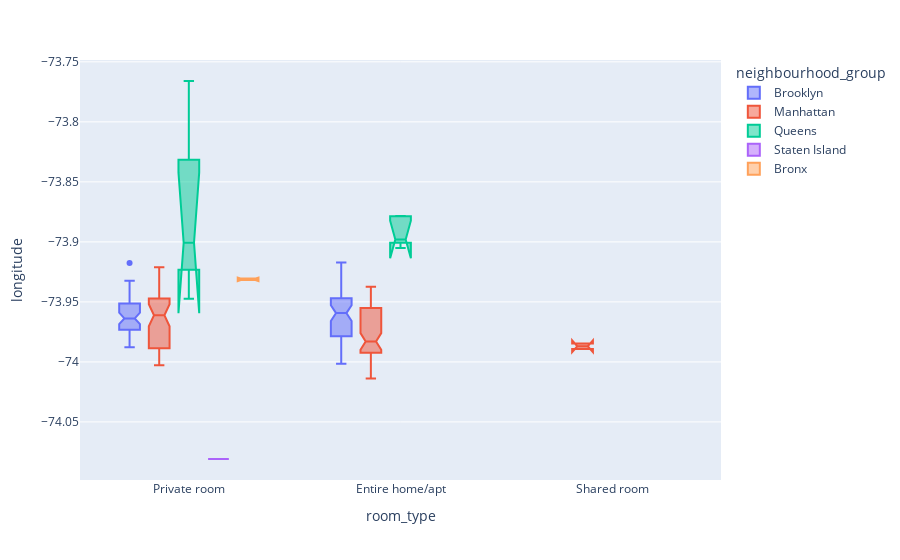

Notebook cell for this chart:
### Code cell
# the data print neighbourhood group
fig=px.box(Air,x='room_type',y='longitude',color='neighbourhood_group',notched=True)
fig.show()

### Figure 1 — Plotly figure (JSON) as saved in the notebook; plotly's stock layout.template omitted (floating-point values rounded to 4 significant figures)
{"data": [{"alignmentgroup": "True", "hovertemplate": "neighbourhood_group=Brooklyn<br>room_type=%{x}<br>longitude=%{y}<extra></extra>", "legendgroup": "Brooklyn", "marker": {"color": "#636efa"}, "name": "Brooklyn", "notched": true, "offsetgroup": "Brooklyn", "orientation": "v", "showlegend": true, "type": "box", "x": ["Private room", "Entire home/apt", "Private room", "Private room", "Entire home/apt", "Entire home/apt", "Entire home/apt", "Entire home/apt", "Private room", "Private room", "Private room", "Entire home/apt", "Private room", "Private room", "Private room", "Private room", "Private room", "Entire home/apt", "Private room", "Entire home/apt", "Private room", "Entire home/apt", "Entire home/apt", "Entire home/apt", "Private room", "Private room", "Entire home/apt", "Entire home/apt", "Entire home/apt", "Private room", "Private room", "Entire home/apt", "Private room", "Entire home/apt", "Entire home/apt", "Private room", "Private room", "Private room", "Entire home/apt", "Entire home/apt", "Entire home/apt", "Private room", "Private room", "Entire home/apt", "Private room", "Entire home/apt", "Entire home/apt", "Entire home/apt", "Entire home/apt", "Entire home/apt", "Private room", "Entire home/apt", "Entire home/apt", "Entire home/apt", "Entire home/apt", "Private room", "Entire home/apt", "Entire home/apt", "Private room", "Entire home/apt", "Private room", "Private room", "Private room", "Private room", "Private room", "Private room", "Private room", "Entire home/apt", "Private room", "Entire home/apt", "Entire home/apt", "Entire home/apt", "Entire home/apt", "Entire home/apt", "Entire home/apt", "Private room", "Private room", "Private room", "Private room", "Entire home/apt", "Entire home/apt", "Entire home/apt", "Private room", "Entire home/apt", "Private room", "Entire home/apt", "Private room", "Entire home/apt", "Private room", "Entire home/apt", "Private room", "Private room", "Entire home/apt", "Entire home/apt", "Private room", "Private room", "Entire home/apt", "Entire home/apt", "Private room", "Entire home/apt", "Private room", "Entire home/apt", "Private room", "Private room", "Private room", "Entire home/apt", "Entire home/apt", "Private room", "Entire home/apt", "Entire home/apt", "Entire home/apt"], "x0": " ", "xaxis": "x", "y": [-73.97, -73.96, -73.96, -73.99, -73.95, -73.97, -73.95, -73.96, -73.98, -73.98, -73.98, -73.94, -73.98, -73.94, -73.95, -73.99, -73.94, -73.93, -73.96, -73.98, -73.98, -73.96, -73.96, -73.94, -73.97, -73.94, -73.94, -73.95, -73.96, -73.94, -73.96, -73.96, -73.97, -73.98, -73.97, -73.96, -73.97, -73.96, -73.96, -73.99, -73.96, -73.96, -73.94, -73.97, -73.97, -73.97, -73.96, -73.93, -73.92, -74.0, -73.94, -73.98, -73.92, -73.95, -73.99, -73.97, -73.99, -73.96, -73.99, -73.98, -73.96, -73.96, -73.95, -73.96, -73.95, -73.93, -73.96, -73.94, -73.97, -73.95, -73.95, -73.99, -73.94, -73.94, -73.96, -73.96, -73.97, -73.97, -73.96, -73.97, -73.96, -73.98, -73.95, -73.95, -73.99, -73.99, -73.96, -74.0, -73.92, -73.97, -73.97, -73.98, -73.96, -73.98, -73.95, -73.97, -73.94, -73.99, -73.94, -73.96, -73.97, -73.94, -73.94, -73.95, -73.98, -73.96, -73.99, -73.98, -73.96, -73.95, -73.92], "y0": " ", "yaxis": "y"}, {"alignmentgroup": "True", "hovertemplate": "neighbourhood_group=Manhattan<br>room_type=%{x}<br>longitude=%{y}<extra></extra>", "legendgroup": "Manhattan", "marker": {"color": "#EF553B"}, "name": "Manhattan", "notched": true, "offsetgroup": "Manhattan", "orientation": "v", "showlegend": true, "type": "box", "x": ["Entire home/apt", "Private room", "Entire home/apt", "Entire home/apt", "Private room", "Private room", "Entire home/apt", "Entire home/apt", "Private room", "Private room", "Entire home/apt", "Private room", "Entire home/apt", "Private room", "Entire home/apt", "Private room", "Entire home/apt", "Private room", "Private room", "Private room", "Shared room", "Private room", "Private room", "Entire home/apt", "Entire home/apt", "Entire home/apt", "Private room", "Private room", "Entire home/apt", "Entire home/apt", "Entire home/apt", "Private room", "Private room", "Private room", "Entire home/apt", "Entire home/apt", "Private room", "Private room", "Entire home/apt", "Private room", "Private room", "Entire home/apt", "Entire home/apt", "Private room", "Private room", "Private room", "Entire home/apt", "Private room", "Private room", "Private room", "Private room", "Entire home/apt", "Private room", "Private room", "Entire home/apt", "Entire home/apt", "Entire home/apt", "Entire home/apt", "Entire home/apt", "Entire home/apt", "Entire home/apt", "Entire home/apt", "Entire home/apt", "Private room", "Entire home/apt", "Entire home/apt", "Entire home/apt", "Private room", "Entire home/apt", "Entire home/apt", "Private room", "Private room", "Entire home/apt", "Entire home/apt", "Entire home/apt", "Entire home/apt", "Entire home/apt", "Private room", "Entire home/apt", "Entire home/apt", "Entire home/apt", "Entire home/apt", "Entire home/apt", "Private room", "Private room", "Entire home/apt", "Entire home/apt", "Entire home/apt", "Private room", "Private room", "Private room", "Entire home/apt", "Shared room", "Private room", "Entire home/apt", "Private room", "Private room", "Entire home/apt", "Entire home/apt", "Private room", "Entire home/apt", "Entire home/apt", "Entire home/apt", "Entire home/apt", "Entire home/apt", "Private room", "Private room", "Entire home/apt", "Entire home/apt", "Entire home/apt", "Entire home/apt", "Entire home/apt", "Entire home/apt", "Private room", "Private room", "Entire home/apt", "Entire home/apt", "Entire home/apt", "Entire home/apt", "Entire home/apt", "Private room", "Private room", "Entire home/apt", "Entire home/apt"], "x0": " ", "xaxis": "x", "y": [-73.98, -73.94, -73.94, -73.97, -73.98, -73.97, -73.99, -73.97, -73.99, -73.96, -74.01, -74.0, -73.95, -73.93, -73.99, -73.92, -73.99, -73.95, -73.95, -73.95, -73.99, -73.98, -73.98, -73.94, -73.97, -73.98, -73.99, -73.99, -74.0, -74.0, -73.95, -73.99, -73.98, -73.98, -73.94, -73.98, -73.99, -73.94, -73.99, -73.95, -74.0, -73.95, -73.99, -73.99, -73.98, -73.98, -73.96, -73.95, -74.0, -73.95, -73.94, -74.0, -73.94, -73.99, -73.98, -73.98, -73.98, -73.98, -73.98, -73.95, -73.98, -73.99, -73.95, -73.93, -73.95, -73.99, -73.99, -73.98, -74.0, -73.98, -74.0, -73.94, -74.0, -73.95, -73.95, -73.96, -73.95, -73.98, -74.01, -74.0, -73.95, -74.0, -73.94, -73.96, -73.95, -74.0, -74.0, -73.99, -73.95, -73.99, -74.0, -73.99, -73.98, -73.96, -73.95, -73.94, -73.99, -74.0, -73.98, -73.94, -73.99, -73.99, -73.99, -73.98, -73.94, -73.94, -73.95, -73.99, -74.0, -73.97, -74.0, -73.99, -73.95, -73.94, -73.95, -73.98, -73.96, -73.94, -74.0, -74.0, -73.96, -73.99, -73.97, -73.99], "y0": " ", "yaxis": "y"}, {"alignmentgroup": "True", "hovertemplate": "neighbourhood_group=Queens<br>room_type=%{x}<br>longitude=%{y}<extra></extra>", "legendgroup": "Queens", "marker": {"color": "#00cc96"}, "name": "Queens", "notched": true, "offsetgroup": "Queens", "orientation": "v", "showlegend": true, "type": "box", "x": ["Private room", "Private room", "Private room", "Private room", "Entire home/apt", "Private room", "Entire home/apt", "Private room", "Entire home/apt", "Entire home/apt", "Entire home/apt"], "x0": " ", "xaxis": "x", "y": [-73.95, -73.9, -73.83, -73.92, -73.9, -73.77, -73.88, -73.9, -73.88, -73.91, -73.9], "y0": " ", "yaxis": "y"}, {"alignmentgroup": "True", "hovertemplate": "neighbourhood_group=Staten Island<br>room_type=%{x}<br>longitude=%{y}<extra></extra>", "legendgroup": "Staten Island", "marker": {"color": "#ab63fa"}, "name": "Staten Island", "notched": true, "offsetgroup": "Staten Island", "orientation": "v", "showlegend": true, "type": "box", "x": ["Private room"], "x0": " ", "xaxis": "x", "y": [-74.08], "y0": " ", "yaxis": "y"}, {"alignmentgroup": "True", "hovertemplate": "neighbourhood_group=Bronx<br>room_type=%{x}<br>longitude=%{y}<extra></extra>", "legendgroup": "Bronx", "marker": {"color": "#FFA15A"}, "name": "Bronx", "notched": true, "offsetgroup": "Bronx", "orientation": "v", "showlegend": true, "type": "box", "x": ["Private room", "Private room"], "x0": " ", "xaxis": "x", "y": [-73.93, -73.93], "y0": " ", "yaxis": "y"}], "layout": {"boxmode": "group", "legend": {"title": {"text": "neighbourhood_group"}, "tracegroupgap": 0}, "margin": {"t": 60}, "xaxis": {"anchor": "y", "domain": [0, 1], "title": {"text": "room_type"}}, "yaxis": {"anchor": "x", "domain": [0, 1], "title": {"text": "longitude"}}}}
